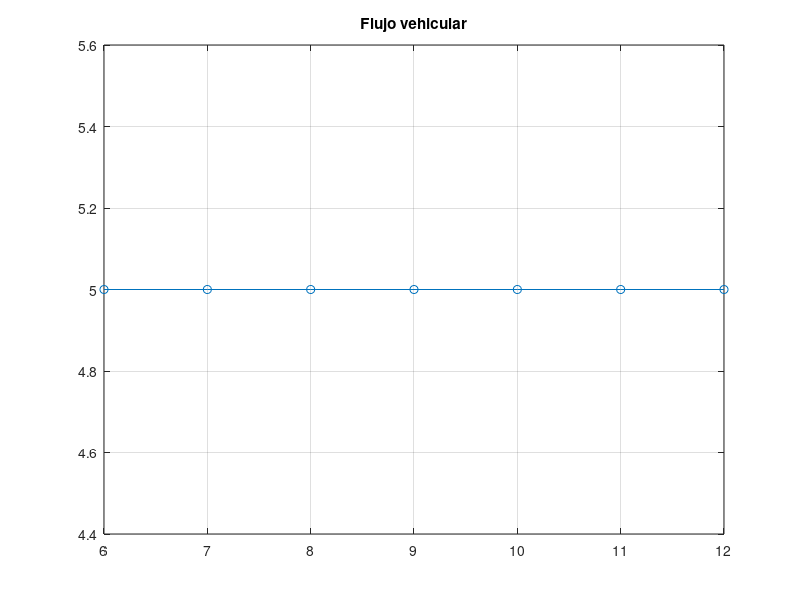
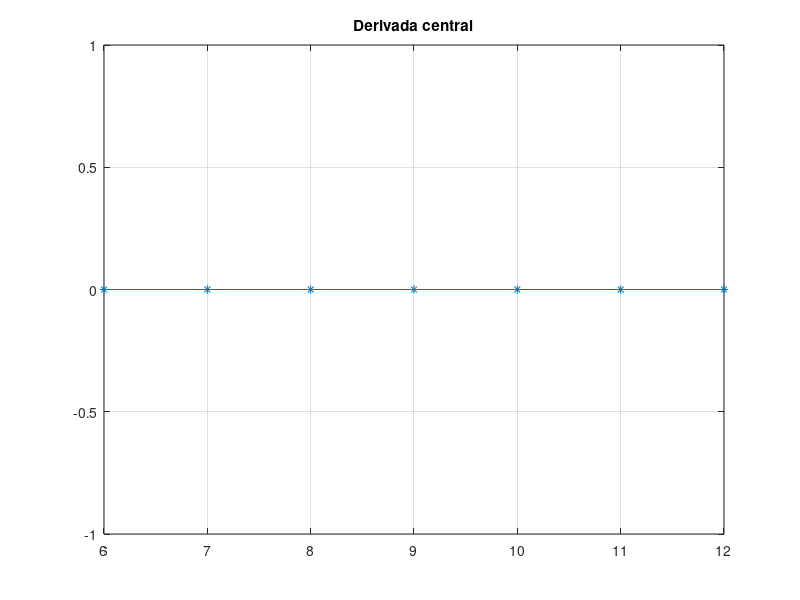

MATLAB code to generate these figures, in order:
clc
clear
close all

disp('ANALISIS DE FLUJO VEHICULAR')
disp('DERIVADA CENTRAL')

horas = [6 7 8 9 10 11 12];
n = length(horas);

vehiculos = zeros(1,n);

for i = 1:n
    texto = ['Ingrese vehiculos a las ', num2str(horas(i)), ':00 : '];
    vehiculos(i) = input(texto);
end

h = 1;
derivada = zeros(1,n);

for i = 2:n-1
    derivada(i) = (vehiculos(i+1)-vehiculos(i-1))/(2*h);
end

disp('RESULTADOS')

for i = 2:n-1
    fprintf('Hora %d:00\n', horas(i))
    fprintf('Tasa de cambio: %.2f veh/hora\n', derivada(i))

    if derivada(i) > 40
        disp('Congestion critica')
    else
        if derivada(i) > 15
            disp('Incremento moderado')
        else
            disp('Flujo estable')
        end
    end
end

figure
plot(horas, vehiculos, '-o')
grid on
title('Flujo vehicular')

figure
plot(horas, derivada, '-*')
grid on
title('Derivada central')
